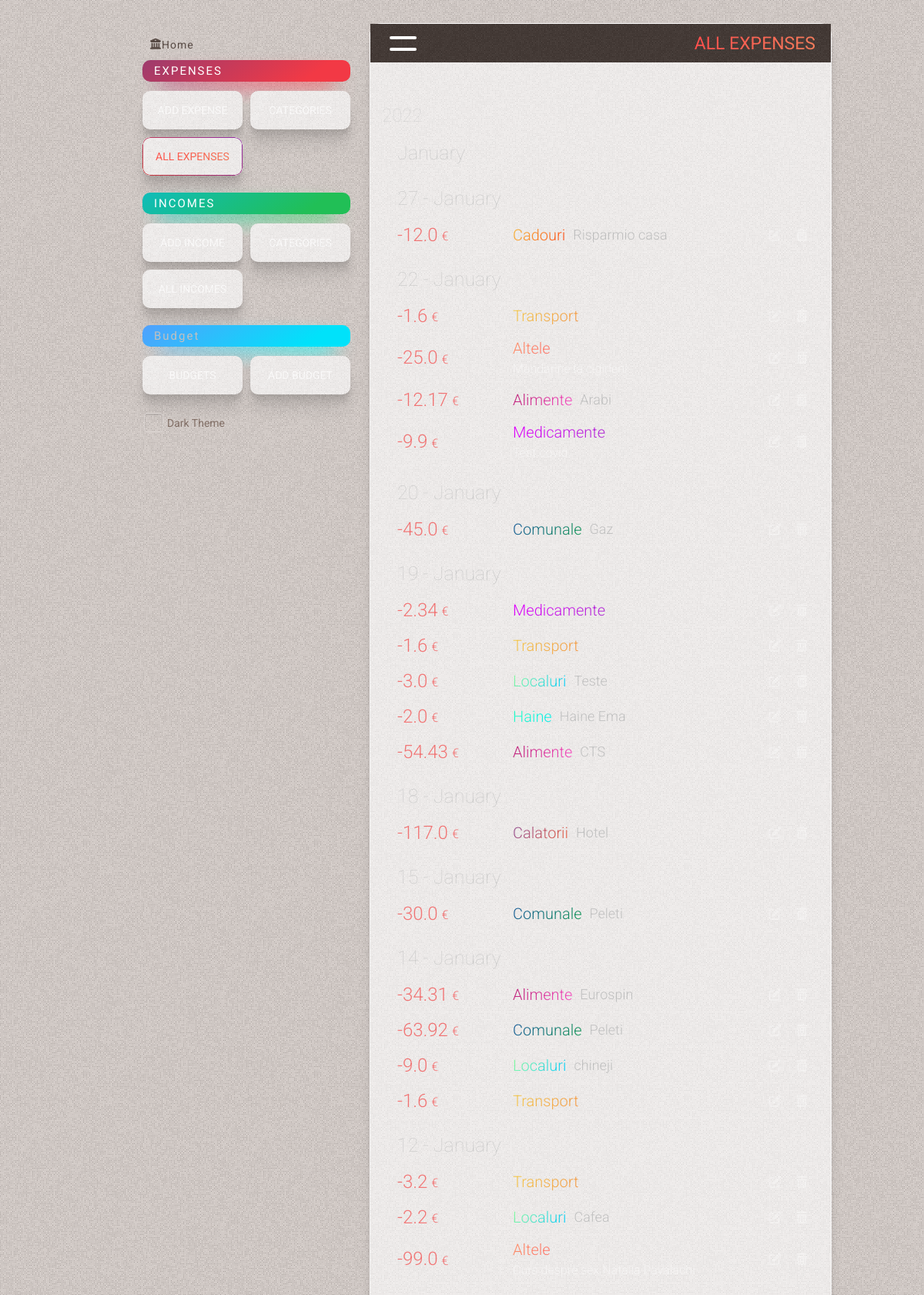
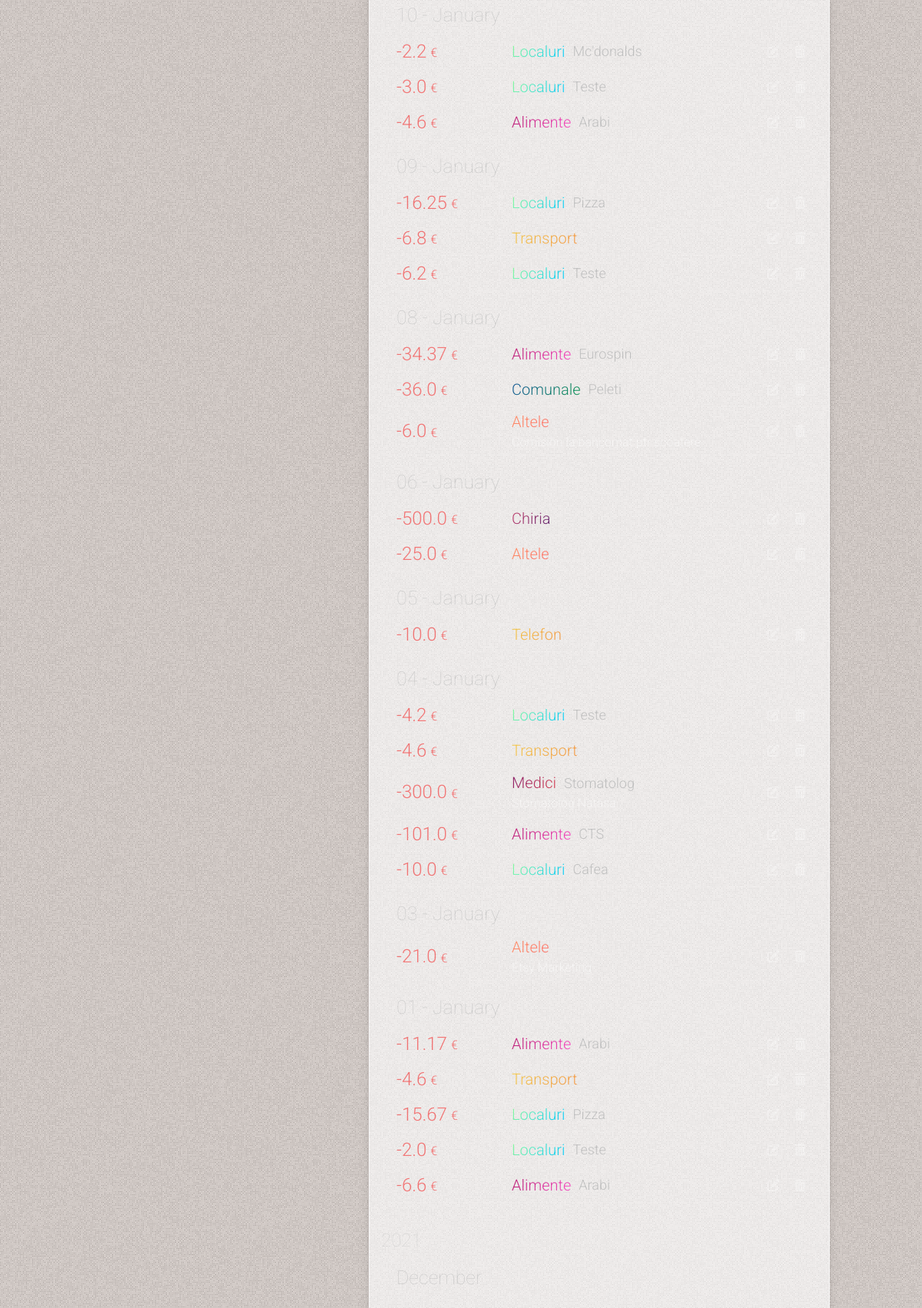
The app's page /all-expenses (upper part) with its own data (2 pictures, top to bottom).
### tables this page shows
CREATE TABLE expenses
(
    id          INTEGER PRIMARY KEY AUTOINCREMENT,
    date        TIMESTAMP NOT NULL DEFAULT CURRENT_TIMESTAMP,
    sum         REAL      NOT NULL,
    category    INTEGER   NOT NULL,
    subcategory INTEGER   NOT NULL,
    comment     TEXT

);

CREATE TABLE categories
(
    id    INTEGER PRIMARY KEY AUTOINCREMENT,
    name  TEXT NOT NULL,
    color TEXT,
    state TEXT DEFAULT false
);

CREATE TABLE subcategories
(
    id          INTEGER PRIMARY KEY AUTOINCREMENT,
    name        TEXT    NOT NULL,
    category_id INTEGER NOT NULL,
    state       TEXT DEFAULT false

);

### app.py (the view)
@app.route('/all-expenses')
def all_expenses():
    conn = get_db_connection()
    all_expenses = conn.execute(
        'SELECT sum, expenses.id as id, '
        'strftime("%d", date) as day, strftime("%m", date) as month, strftime("%Y", date) as year, '
        'categories.name as category, '
        'categories.color as color, '
        'subcategories.name as subcategory, '
        'comment '
        'FROM expenses '
        'LEFT JOIN categories on categories.id = expenses.category '
        'LEFT JOIN subcategories on subcategories.id = expenses.subcategory  '
        'ORDER BY date DESC').fetchall()
    conn.close()
    return render_template('all_expenses.html', title='All Expenses', gradient='text-gradient-red',
                           all_expenses=all_expenses)

### app.py (called while the page is built)
def get_db_connection():
    conn = sqlite3.connect('database.db')
    conn.row_factory = sqlite3.Row
    return conn

@app.template_filter('month_name')
def month_name(month_number):
    return calendar.month_name[month_number]

### templates/all_expenses.html
{% extends 'base.html' %} {% block content %}
	<div class="page_title {{ gradient }}" >
		<button class="side-panel-toggle" ><span class="line1" ></span ><span class="line2" ></span ></button >
		<span >{% block title %} {{ title }} {% endblock %}</span >
	</div >
	<div class="content" >
		{% if all_expenses|length == 0 %}
			<div class="no-results mt-50" >You have not added any expense yet. Click on (+) to add</div >
		{% else %}
			<div class="cards  relative" >
				{% for key, list in all_expenses|groupby('year')|sort(attribute='0', reverse=True) %}
					<div class="ml-10 cards-day" >{{ key }} </div >
					{% for key2, list2 in list|groupby('month')|sort(attribute='0', reverse=True) %}
						<div class=" subtitle2 mt-20" >{{ key2|int|month_name }} </div >
						{% for key3, list3 in list2|groupby('day')|sort(attribute='0', reverse=True) %}
							<div class=" subtitle2 mt-20" >{{ key3 }} - {{ key2|int|month_name }} </div >
							{% for sum, id, day, month, year, category, color, subcategory, comment in list3 %}
								<div class="card flex items-center relative overflow-hidden flex-wrap " >
									<div class="flex items-center w-full" >
										<div class="card-info flex flex-1" >
											<div class="flex flex-1" >
												<span class="card-amount flex items-center" >  {{ sum }} <span >&euro;</span > </span >
												<div class="flex flex-col justify-center ml-15" >
													<div class="flex items-center" >
														<span class="{{ color }} card-category" >  {{ category }}  </span >
														{% if (subcategory != '') and (subcategory !=None) %}
															<span class="card-subcategory ml-10" >  {{ subcategory }}  </span >
														{% endif %}
													</div >
													{% if (comment != '') and (comment !=None) %}
														<span class="block mt-5 card-comment" >  {{ comment }} </span >
													{% endif %}
												</div >
											</div >
											<div class="card-btns  flex items-center flex-shrink-0 ml-auto" >
												<a href="{{ id }}/edit" class="btn-ac" >
													<i class="fa-solid fa-pen-to-square" ></i >
												</a >
												<form action="{{ url_for('delete_income', id=id) }}" method="POST" >
													<button type="submit" class="btn-ac"
																	onclick="return confirm('Are you sure you want to delete this post?')" >
														<i class="fa-solid fa-trash-can" ></i >
													</button >
												</form >
											</div >
										</div >
									</div >
								</div >
							{% endfor %}
						{% endfor %}
					{% endfor %}
				{% endfor %}
			</div >
		{% endif %}
	</div >
{% endblock %}

### records on screen
expenses: sum "12.0", name "Cadouri", name "Risparmio casa"
expenses: sum "1.6", name "Transport"
expenses: sum "25.0", name "Altele", comment "Mandarine la cigirleni"
expenses: sum "12.17", name "Alimente", name "Arabi"
expenses: sum "9.9", name "Medicamente", comment "Test covid"
expenses: sum "45.0", name "Comunale", name "Gaz"
expenses: sum "2.34", name "Medicamente"
expenses: sum "1.6", name "Transport"
expenses: sum "3.0", name "Localuri", name "Teste"
expenses: sum "2.0", name "Haine", name "Haine Ema"
expenses: sum "54.43", name "Alimente", name "CTS"
expenses: sum "117.0", name "Calatorii", name "Hotel"
expenses: sum "30.0", name "Comunale", name "Peleti"
expenses: sum "34.31", name "Alimente", name "Eurospin"
expenses: sum "63.92", name "Comunale", name "Peleti"
expenses: sum "9.0", name "Localuri", name "chineji"
expenses: sum "1.6", name "Transport"
expenses: sum "3.2", name "Transport"
expenses: sum "2.2", name "Localuri", name "Cafea"
expenses: sum "99.0", name "Altele", comment "Curs despre sex Natalia Pavalachi"
expenses: sum "2.2", name "Localuri", name "Mc'donalds"
expenses: sum "3.0", name "Localuri", name "Teste"
expenses: sum "4.6", name "Alimente", name "Arabi"
expenses: sum "16.25", name "Localuri", name "Pizza"
expenses: sum "6.8", name "Transport"
expenses: sum "6.2", name "Localuri", name "Teste"
expenses: sum "34.37", name "Alimente", name "Eurospin"
expenses: sum "36.0", name "Comunale", name "Peleti"
expenses: sum "6.0", name "Altele", comment "Comision la bancomat ptr scoatere"
expenses: sum "500.0", name "Chiria"
expenses: sum "25.0", name "Altele"
expenses: sum "10.0", name "Telefon"
expenses: sum "4.2", name "Localuri", name "Teste"
expenses: sum "4.6", name "Transport"
expenses: sum "300.0", name "Medici", name "Stomatolog", comment "Stomatolog Natasa"
expenses: sum "101.0", name "Alimente", name "CTS"
expenses: sum "10.0", name "Localuri", name "Cafea"
expenses: sum "21.0", name "Altele", comment "Etsy Marketing"
expenses: sum "11.17", name "Alimente", name "Arabi"
expenses: sum "4.6", name "Transport"
expenses: sum "15.67", name "Localuri", name "Pizza"
expenses: sum "2.0", name "Localuri", name "Teste"
expenses: sum "6.6", name "Alimente", name "Arabi"

### other values on screen
{{ title }} "ALL EXPENSES"
{{ key }} "2022" "2021"
{{ key2|int|month_name }} "January" "December"
{{ key3 }} "27" "22" "20" "19" "18" "15" "14" "12" "10" "09" "08" "06" "05" "04" "03" "01"
{{ key2|int|month_name }} "January" "January" "January" "January" "January" "January" "January" "January" "January" "January" "January" "January" "January" "January" "January" "January"
